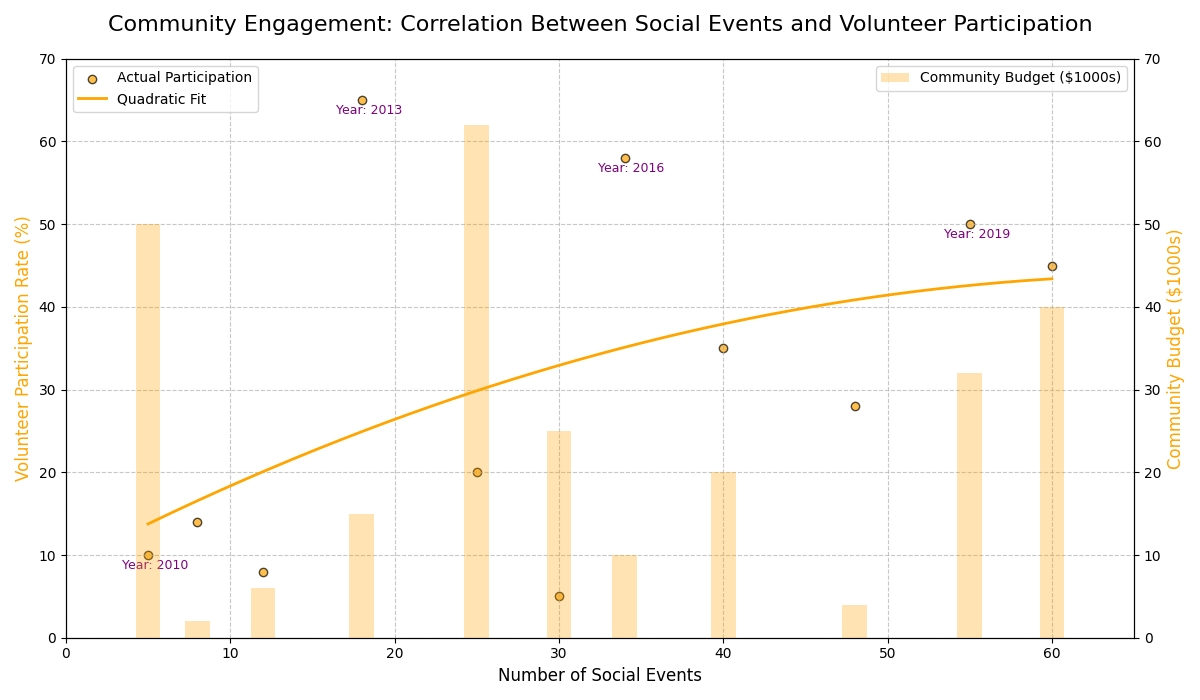

Write Python code to recreate this figure.
import matplotlib.pyplot as plt
import numpy as np
from scipy.optimize import curve_fit

years = np.array([2010, 2011, 2012, 2013, 2014, 2015, 2016, 2017, 2018, 2019, 2020])
social_events = np.array([5, 8, 12, 18, 25, 30, 34, 40, 48, 55, 60])

# Manually shuffled values
volunteer_rates = np.array([10, 14, 8, 65, 20, 5, 58, 35, 28, 50, 45])
community_budget = np.array([50, 2, 6, 15, 62, 25, 10, 20, 4, 32, 40])

def quadratic_fit(x, a, b, c):
    return a * x**2 + b * x + c

params, _ = curve_fit(quadratic_fit, social_events, volunteer_rates)
events_range = np.linspace(min(social_events), max(social_events), 300)
fitted_rates = quadratic_fit(events_range, *params)

fig, ax1 = plt.subplots(figsize=(12, 7))
ax1.scatter(social_events, volunteer_rates, color='orange', label='Actual Participation', alpha=0.7, edgecolors='k')
ax1.plot(events_range, fitted_rates, color='orange', linestyle='-', linewidth=2, label='Quadratic Fit')

ax2 = ax1.twinx()
ax2.bar(social_events, community_budget, color='orange', alpha=0.3, label='Community Budget ($1000s)', width=1.5)

key_points = [0, 3, 6, 9]
for i in key_points:
    ax1.annotate(f'Year: {years[i]}', (social_events[i], volunteer_rates[i]),
                 textcoords="offset points", xytext=(5, -10), ha='center', fontsize=9, color='purple')

ax1.set_title('Community Engagement: Correlation Between Social Events and Volunteer Participation', fontsize=16, pad=20)
ax1.set_xlabel('Number of Social Events', fontsize=12)
ax1.set_ylabel('Volunteer Participation Rate (%)', fontsize=12, color='orange')
ax2.set_ylabel('Community Budget ($1000s)', fontsize=12, color='orange')

ax1.set_xlim(0, 65)
ax1.set_ylim(0, 70)
ax2.set_ylim(0, 70)

ax1.legend(loc='upper left', fontsize=10)
ax2.legend(loc='upper right', fontsize=10)
ax1.grid(True, linestyle='--', alpha=0.7)
plt.tight_layout()
plt.show()
